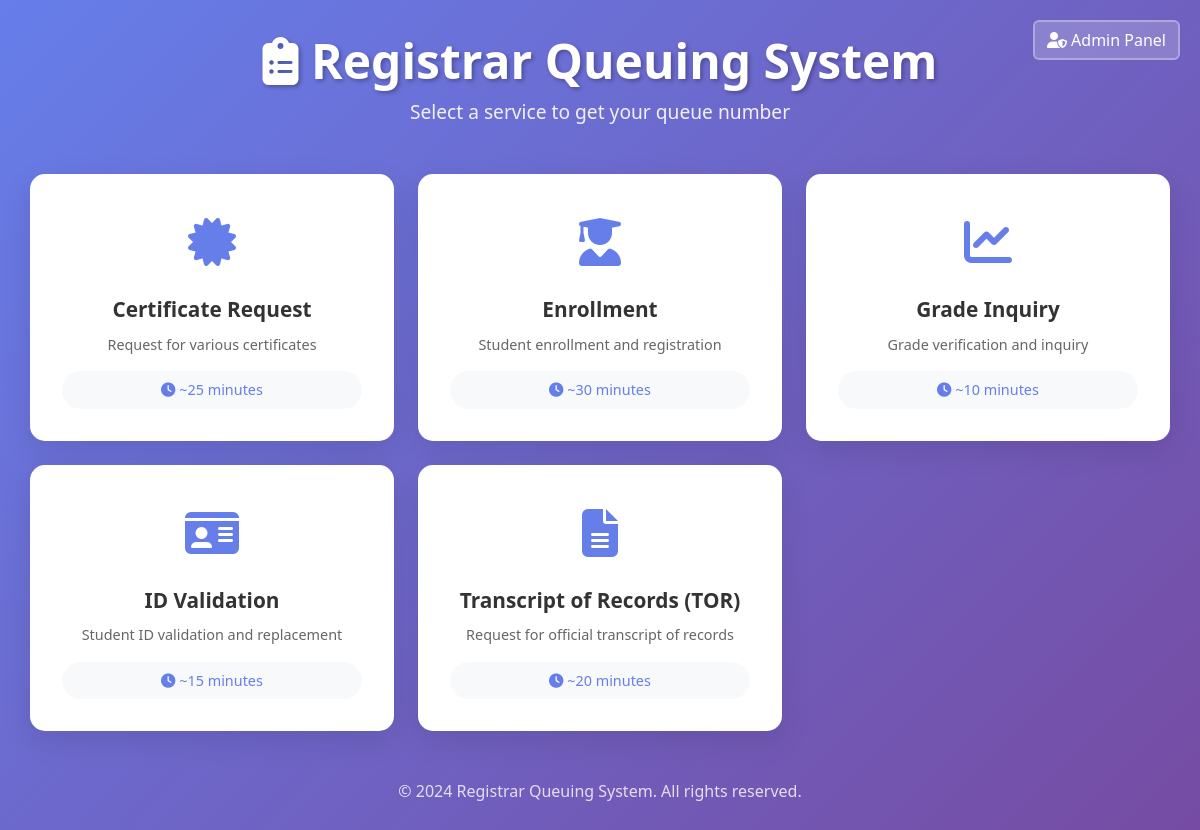
Page /Onez_J/index.php on the committed database.
### tables this page shows
CREATE TABLE services (
    id INT PRIMARY KEY AUTO_INCREMENT,
    service_name VARCHAR(100) NOT NULL,
    service_code VARCHAR(10) UNIQUE NOT NULL,
    description TEXT,
    estimated_duration INT DEFAULT 15,  
    is_active BOOLEAN DEFAULT TRUE,
    created_at TIMESTAMP DEFAULT CURRENT_TIMESTAMP,
    updated_at TIMESTAMP DEFAULT CURRENT_TIMESTAMP ON UPDATE CURRENT_TIMESTAMP
);

### Onez_J/config/Database.php (called while the page is built, shortened)
<?php
class Database {
    private $host = 'localhost';
    private $username = 'root';
    private $password = '';
    private $database = 'onezdb';
    private $connection;
    private function connect() {
        try {
            $this->connection = new mysqli($this->host, $this->username, $this->password, $this->database);
            $this->connection->set_charset("utf8mb4");
            $this->connection->query("SET SESSION wait_timeout=28800");
            $this->connection->query("SET SESSION interactive_timeout=28800");
            $this->connection->query("SET SESSION sql_mode='STRICT_TRANS_TABLES,NO_ZERO_DATE,NO_ZERO_IN_DATE,ERROR_FOR_DIVISION_BY_ZERO'");
        } catch (Exception $e) {
            try {
                $this->connection = new mysqli($this->host, $this->username, $this->password);
                if ($this->connection->connect_error) {
                    throw new Exception("Alternative connection failed: " . $this->connection->connect_error);
                }
                $this->connection->query("CREATE DATABASE IF NOT EXISTS `{$this->database}`");
                $this->connection->select_db($this->database);
                $this->connection->set_charset("utf8mb4");
                $this->connection->query("SET SESSION wait_timeout=28800");
                $this->connection->query("SET SESSION interactive_timeout=28800");
                $this->connection->query("SET SESSION sql_mode='STRICT_TRANS_TABLES,NO_ZERO_DATE,NO_ZERO_IN_DATE,ERROR_FOR_DIVISION_BY_ZERO'");
                $this->last_activity = time();
            } catch (Exception $e2) {
                die("Database connection error: " . $e2->getMessage() . "\nOriginal error: " . $e->getMessage());
            }
        }
    }
    public function query($sql) {
        return $this->connection->query($sql);
    }
}

### Onez_J/classes/Service.php (called while the page is built, shortened)
<?php
require_once __DIR__ . '/../config/Database.php';
class Service {
    private $db;
    public function __construct() {
        $this->db = new Database();
    }
    public function getAllServices($active_only = true) {
        $sql = "SELECT id, service_name, service_code, description, estimated_duration, is_active, created_at
                FROM services";
        if ($active_only) {
            $sql .= " WHERE is_active = 1";
        }
        $sql .= " ORDER BY service_name ASC";
        $result = $this->db->query($sql);
        $services = [];
        while ($row = $result->fetch_assoc()) {
            $services[] = $row;
        }
        return $services;
    }
}

### Onez_J/index.php (the view, shortened to what this page needs)
<?php
require_once __DIR__ . '/classes/Service.php';
$service = new Service();
$services = $service->getAllServices();
?>
<!DOCTYPE html>
<html lang="en">
<head>
    <link href="https://cdn.jsdelivr.net/npm/bootstrap@5.3.0/dist/css/bootstrap.min.css" rel="stylesheet">
    <link href="https://cdnjs.cloudflare.com/ajax/libs/font-awesome/6.4.0/css/all.min.css" rel="stylesheet">
</head>
<body>
    <div class="admin-link">
        <a href="admin/login.php" class="btn">
            <i class="fas fa-user-shield"></i> Admin Panel
        </a>
    </div>
    <div class="container main-container">
        <div class="header">
            <h1><i class="fas fa-clipboard-list"></i> Registrar Queuing System</h1>
            <p>Select a service to get your queue number</p>
        </div>
        <div class="row g-4">
            <?php foreach ($services as $service_item): ?>
            <div class="col-md-6 col-lg-4">
                <div class="card service-card" onclick="openQueueForm(<?= $service_item['id'] ?>, '<?= htmlspecialchars($service_item['service_name']) ?>', '<?= htmlspecialchars($service_item['service_code']) ?>')">
                    <div class="card-body">
                        <div class="service-icon">
                            <?php
                            $icons = [
                                'TOR' => 'fas fa-file-alt',
                                'ENR' => 'fas fa-user-graduate',
                                'IDV' => 'fas fa-id-card',
                                'CER' => 'fas fa-certificate',
                                'GRI' => 'fas fa-chart-line'
                            ];
                            $icon = $icons[$service_item['service_code']] ?? 'fas fa-cog';
                            ?>
                            <i class="<?= $icon ?>"></i>
                        </div>
                        <div class="service-name"><?= $service_item['service_name'] ?></div>
                        <div class="service-description"><?= $service_item['description'] ?></div>
                        <div class="service-duration">
                            <i class="fas fa-clock"></i> ~<?= $service_item['estimated_duration'] ?> minutes
                        </div>
                    </div>
                </div>
            </div>
            <?php endforeach; ?>
        </div>
        <div class="footer">
            <p>&copy; 2024 Registrar Queuing System. All rights reserved.</p>
        </div>
    </div>
</body>
</html>

### Onez_J/index.php (style rules this page uses)
body { background: linear-gradient(135deg, #667eea 0%, #764ba2 100%); min-height: 100vh; font-family: 'Segoe UI', Tahoma, Geneva, Verdana, sans-serif; }
.main-container { padding: 2rem 0; }
.header { text-align: center; color: white; margin-bottom: 3rem; }
.header h1 { font-size: 3rem; font-weight: 700; text-shadow: 2px 2px 4px rgba(0,0,0,0.3); }
.header p { font-size: 1.2rem; opacity: 0.9; }
.admin-link { position: absolute; top: 20px; right: 20px; }
.admin-link .btn { background: rgba(255,255,255,0.2); border: 2px solid rgba(255,255,255,0.3); color: white; backdrop-filter: blur(10px); transition: all 0.3s ease; }
.service-card { background: white; border-radius: 15px; box-shadow: 0 10px 30px rgba(0,0,0,0.1); transition: all 0.3s ease; cursor: pointer; border: none; overflow: hidden; }
.service-card .card-body { padding: 2rem; text-align: center; }
.service-icon { font-size: 3rem; margin-bottom: 1rem; color: #667eea; }
.service-name { font-size: 1.3rem; font-weight: 600; color: #333; margin-bottom: 0.5rem; }
.service-description { color: #666; font-size: 0.9rem; margin-bottom: 1rem; }
.service-duration { background: #f8f9fa; padding: 0.5rem 1rem; border-radius: 20px; color: #667eea; font-weight: 500; font-size: 0.9rem; }
.footer { text-align: center; color: white; margin-top: 3rem; opacity: 0.8; }

### rows in the picture
services: service_name "Certificate Request", description "Request for various certificates", estimated_duration "25"
services: service_name "Enrollment", description "Student enrollment and registration", estimated_duration "30"
services: service_name "Grade Inquiry", description "Grade verification and inquiry", estimated_duration "10"
services: service_name "ID Validation", description "Student ID validation and replacement", estimated_duration "15"
services: service_name "Transcript of Records (TOR)", description "Request for official transcript of records", estimated_duration "20"
